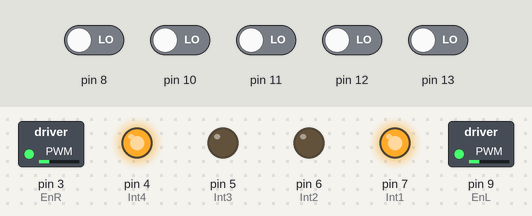
Recording of a sketch running on a simulated Arduino Uno, built with avr-gcc and run on an emulated ATmega328P. Parts: switched loads named in the sketch (green lamp = pin HIGH), output pins drawn as LEDs (lit = HIGH). The test bench sets the inputs (shaded band); at power-on: pin 8, pin 10–13 LOW.

Above: at 1.2 s.
1.3 s: pin 8 driven HIGH
At 2.1 s:
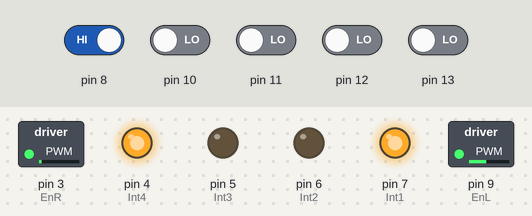
2.8 s: pin 10 driven HIGH
At 3.6 s:
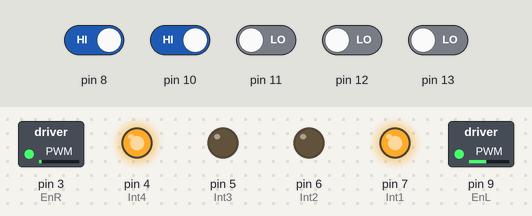
4.3 s: pin 11 driven HIGH
At 4.7 s:
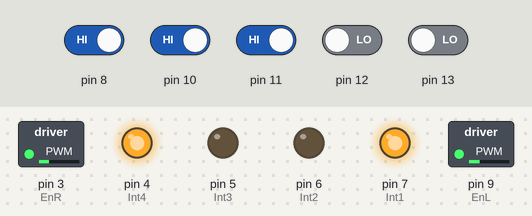
Timing chart, 0 to 7.3 s (numbered marks = the images above; inputs shaded):
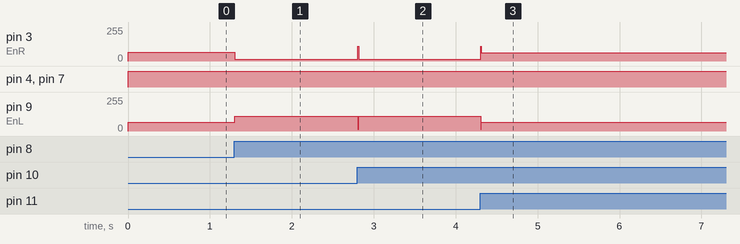

The sketch:

PID_line_follower_robot.ino
```cpp
// Khai báo các chân L298N (Module điều khiển động cơ)
#define Int1 7
#define Int2 6
#define EnR 3 // Điều khiển động cơ trái
#define Int3 5
#define Int4 4
#define EnL 9 // Điều khiển động cơ phải
# define base_speed 65
// Cài đặt vận tốc động cơ
#define max_speed 110 // Tốc độ tối đa

int sensor[5]={0,0,0,0,0};
double IRvalue = 0.0,pre_IRvalue = 0.0,sum=0.0;
float last_IRvalue = 0.0;
float P=0.0,I=0.0,D=0.0;
double output=0.0;
int left_speed;
int right_speed;
const float Kp = 1;
const float Ki = 0.01;
const float Kd = 1;


void setup() {
  Serial.begin(9600);

  // Cài đặt chế độ đầu ra cho động cơ
  pinMode(EnR, OUTPUT);
  pinMode(Int1, OUTPUT);
  pinMode(Int2, OUTPUT);
  pinMode(EnL, OUTPUT);
  pinMode(Int3, OUTPUT);
  pinMode(Int4, OUTPUT);

  // Cài đặt chế độ đầu vào cho cảm biến
  pinMode(11, INPUT);
  pinMode(13, INPUT);
  pinMode(12, INPUT);
  pinMode(8, INPUT);
  pinMode(10, INPUT);
}
unsigned long start =0;


void loop() {

unsigned long now = micros();
unsigned long duration = now - start;
  float dt = (float) duration / 1000000.0;  // dt tính bằng giây
  start = now;
  ProcessIR();
  PID_func(dt);
  Motor_control();
  delay(10);
//  Serial.print("PID Output (raw): ");
//  Serial.println(output);
}

void ProcessIR(){
  // Đọc cảm biến và đảo ngược giá trị: vạch đen (1), trắng (0)
  sensor[0] = digitalRead(8);
  sensor[1] = digitalRead(10);
  sensor[2] = digitalRead(11);
  sensor[3] = digitalRead(12);
  sensor[4] = digitalRead(13);

  IRvalue = 0;

  // Các TH hợp lý khi chỉ có 1 vạch đen
  if (sensor[0]==1 && sensor[1]==0 && sensor[2]==0 && sensor[3]==0 && sensor[4]==0) {
    IRvalue = -4.0;
  }
  else if (sensor[0]==0 && sensor[1]==1 && sensor[2]==0 && sensor[3]==0 && sensor[4]==0) {
    IRvalue = -2.0;
  }
  else if (sensor[0]==0 && sensor[1]==0 && sensor[2]==1 && sensor[3]==0 && sensor[4]==0) {
    IRvalue = 0.0;
  }
  else if (sensor[0]==0 && sensor[1]==0 && sensor[2]==0 && sensor[3]==1 && sensor[4]==0) {
    IRvalue = 2.0;
  }
  else if (sensor[0]==0 && sensor[1]==0 && sensor[2]==0 && sensor[3]==0 && sensor[4]==1) {
    IRvalue = 4.0;
  }
  // Trường hợp chuyển tiếp 2 sensor thấy line
  else if (sensor[0]==1 && sensor[1]==1 && sensor[2]==0 && sensor[3]==0 && sensor[4]==0) {
    IRvalue = -3.0;
  }
  else if (sensor[0]==0 && sensor[1]==1 && sensor[2]==1 && sensor[3]==0 && sensor[4]==0) {
    IRvalue = -1.0;
  }
  else if (sensor[0]==0 && sensor[1]==0 && sensor[2]==1 && sensor[3]==1 && sensor[4]==0) {
    IRvalue = 1.0;
  }
  else if (sensor[0]==0 && sensor[1]==0 && sensor[2]==0 && sensor[3]==1 && sensor[4]==1) {
    IRvalue = 3.0;
  }

  // Mất line: tất cả đều trắng
  else if (sensor[0]==0 && sensor[1]==0 && sensor[2]==0 && sensor[3]==0 && sensor[4]==0) {
    IRvalue = last_IRvalue; // Giữ hướng cũ
  }

  // Lưu hướng gần nhất nếu không mất line
  if (!(sensor[0]==0 && sensor[1]==0 && sensor[2]==0 && sensor[3]==0 && sensor[4]==0)) {
    last_IRvalue = IRvalue;
  }
}


void PID_func(float dt) {
  float error = (float)IRvalue;

  P = error;
  I += error * dt;
  D = (error - pre_IRvalue) / dt;
  pre_IRvalue = error;
  output = Kp * P + Ki * I + Kd * D;
}

float mapFloat(float x, float in_min, float in_max, float out_min, float out_max) {
  return (x - in_min) * (out_max - out_min) / (in_max - in_min) + out_min;
}

// Điều khiển động cơ
void Motor_control() {
  float offset = mapFloat(output, -4, 4, -100, 100);  // Dùng offset từ PID
  offset = constrain(offset, -50, 50);                // Giới hạn lệch tốc độ

  // Xử lý trường hợp lệch nhẹ (bình thường)
  if (abs(IRvalue) < 3) {
    left_speed = constrain(base_speed - offset, 0, max_speed);
    right_speed = constrain(base_speed + offset, 0, max_speed);
  }
  // Lệch lớn → tăng cường phản hồi nhưng vẫn không đổi chiều
  else {
    float boosted_offset = offset * 1;
    boosted_offset = constrain(boosted_offset, -90, 90);

    left_speed = constrain(base_speed - boosted_offset, 0, max_speed);
    right_speed = constrain(base_speed + boosted_offset, 0, max_speed);
  }

  // Luôn chạy tiến
  digitalWrite(Int1, HIGH);  // Trái tiến
  digitalWrite(Int2, LOW);
  digitalWrite(Int3, LOW);   // Phải tiến
  digitalWrite(Int4, HIGH);

  analogWrite(EnL, left_speed);
  analogWrite(EnR, right_speed);
}
```

Measured:
- after the input at 1.3 s, pin 3 (EnR): 65/255 → 15/255 at once; pin 9 (EnL): 65/255 → 110/255 at once
- after the input at 2.8 s, pin 3 (EnR): 15/255 → 110/255 at once, → 15/255 0.01 s later; pin 9 (EnL): 110/255 → 15/255 at once, → 110/255 0.01 s later
- after the input at 4.3 s, pin 3 (EnR): 15/255 → 62/255 at once; pin 9 (EnL): 110/255 → 67/255 at once
